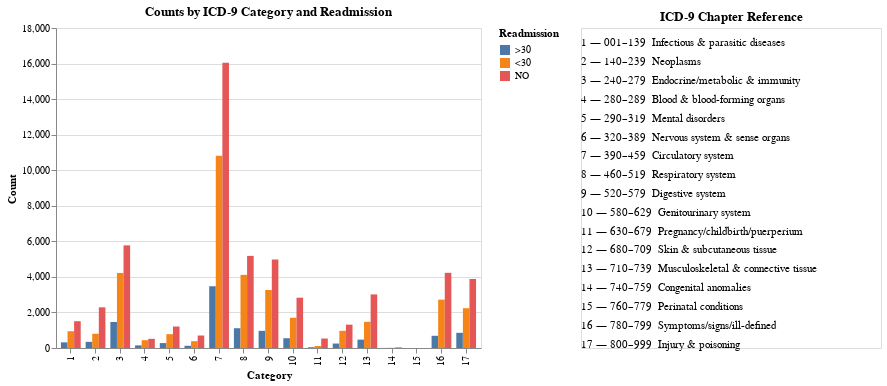

Notebook code cell kept with this figure:
### Markdown cell above
### Exploration

### Code cell
import pandas as pd
import altair as alt

CATEGORY_COL = "diag_1_chapter"   # your categorical x (e.g., ICD-9 chapter 1..17)
VALUE_COL    = "readmitted" # the single numeric variable to bucket
# ------------------------------------------
chapter_order = list(range(1, 18))

# 1) Build buckets: 1 (<30), 2 (>=30), 3 (none)
map_dict = {"<30": 1, ">30": 2, "NO": 3}
df["_bucket"] = df[VALUE_COL].map(map_dict)


agg = (df.groupby([CATEGORY_COL, "_bucket"])
         .size()
         .reset_index(name="count")
         .rename(columns={CATEGORY_COL: "category", "_bucket": "bucket"}))

agg = (df.groupby([CATEGORY_COL, "_bucket"])
         .size()
         .reset_index(name="count")
         .rename(columns={CATEGORY_COL: "category", "_bucket": "bucket"}))


cats = sorted(agg["category"].dropna().unique().tolist())
all_idx = pd.MultiIndex.from_product([cats, [1,2,3]], names=["category","bucket"])
agg = (agg.set_index(["category","bucket"])
          .reindex(all_idx, fill_value=0)
          .reset_index())

agg["category"] = pd.Categorical(agg["category"], categories=cats, ordered=True)
agg["bucket"]   = pd.Categorical(agg["bucket"],   categories=[1,2,3], ordered=True)

chart = (
    alt.Chart(agg, title="Counts by ICD-9 Category and Readmission")
      .transform_calculate(
          bucket_label="datum.bucket == 1 ? '>30' : datum.bucket == 2 ? '<30' : 'NO'"
      )
      .mark_bar()
      .encode(
          x=alt.X("category:N", title="Category"),
          xOffset=alt.XOffset("bucket:N", sort=[1,2,3]),
          y=alt.Y("count:Q", title="Count"),
          color=alt.Color("bucket_label:N", title="Readmission", sort=[">30", "<30", "NO"]),
          tooltip=["category:N", "bucket_label:N", "count:Q"]
      )
      .properties(width=25*len(chapter_order), height=320)

)


icd9_ranges = {
    1:  "001–139  Infectious & parasitic diseases",
    2:  "140–239  Neoplasms",
    3:  "240–279  Endocrine/metabolic & immunity",
    4:  "280–289  Blood & blood-forming organs",
    5:  "290–319  Mental disorders",
    6:  "320–389  Nervous system & sense organs",
    7:  "390–459  Circulatory system",
    8:  "460–519  Respiratory system",
    9:  "520–579  Digestive system",
    10: "580–629  Genitourinary system",
    11: "630–679  Pregnancy/childbirth/puerperium",
    12: "680–709  Skin & subcutaneous tissue",
    13: "710–739  Musculoskeletal & connective tissue",
    14: "740–759  Congenital anomalies",
    15: "760–779  Perinatal conditions",
    16: "780–799  Symptoms/signs/ill-defined",
    17: "800–999  Injury & poisoning",
}

legend_df = pd.DataFrame({
    "chapter": chapter_order,
    "label": [f"{c} — {icd9_ranges[c]}" for c in chapter_order]
})

# A neat text panel; you can tweak width to fit your layout
side_labels = (
    alt.Chart(legend_df)
      .mark_text(align="left", baseline="top")
      .encode(
        x=alt.value(0),
          y=alt.Y("chapter:O", sort=chapter_order, axis=None),  # one line per chapter
          text="label:N"
      )
      .properties(width=300, height=320, title="ICD-9 Chapter Reference")
)
# --- COMBINE: your chart + the side reference (colors unchanged) ---
final_chart = alt.hconcat(chart, side_labels).resolve_legend(color="independent")
final_chart

### Figure 1 — Vega-Lite specification as saved in the notebook (floating-point values rounded to 4 significant figures)
{"config": {"view": {"continuousWidth": 300, "continuousHeight": 300}}, "hconcat": [{"data": {"name": "data-98668aa8158563f87b64e8d8f5f2d450"}, "mark": {"type": "bar"}, "encoding": {"color": {"field": "bucket_label", "sort": [">30", "<30", "NO"], "title": "Readmission", "type": "nominal"}, "tooltip": [{"field": "category", "type": "nominal"}, {"field": "bucket_label", "type": "nominal"}, {"field": "count", "type": "quantitative"}], "x": {"field": "category", "title": "Category", "type": "nominal"}, "xOffset": {"field": "bucket", "sort": [1, 2, 3], "type": "nominal"}, "y": {"field": "count", "title": "Count", "type": "quantitative"}}, "height": 320, "title": "Counts by ICD-9 Category and Readmission", "transform": [{"calculate": "datum.bucket == 1 ? '>30' : datum.bucket == 2 ? '<30' : 'NO'", "as": "bucket_label"}], "width": 425}, {"data": {"name": "data-22538f2638418409ec4fcd55e64b9738"}, "mark": {"type": "text", "align": "left", "baseline": "top"}, "encoding": {"text": {"field": "label", "type": "nominal"}, "x": {"value": 0}, "y": {"axis": null, "field": "chapter", "sort": [1, 2, 3, 4, 5, 6, 7, 8, 9, 10, 11, 12, 13, 14, 15, 16, 17], "type": "ordinal"}}, "height": 320, "title": "ICD-9 Chapter Reference", "width": 300}], "resolve": {"legend": {"color": "independent"}}, "$schema": "https://vega.github.io/schema/vega-lite/v5.20.1.json", "datasets": {"data-98668aa8158563f87b64e8d8f5f2d450": [{"category": 1, "bucket": 1, "count": 317}, {"category": 1, "bucket": 2, "count": 944}, {"category": 1, "bucket": 3, "count": 1507}, {"category": 2, "bucket": 1, "count": 346}, {"category": 2, "bucket": 2, "count": 800}, {"category": 2, "bucket": 3, "count": 2287}, {"category": 3, "bucket": 1, "count": 1465}, {"category": 3, "bucket": 2, "count": 4222}, {"category": 3, "bucket": 3, "count": 5772}, {"category": 4, "bucket": 1, "count": 148}, {"category": 4, "bucket": 2, "count": 439}, {"category": 4, "bucket": 3, "count": 516}, {"category": 5, "bucket": 1, "count": 276}, {"category": 5, "bucket": 2, "count": 778}, {"category": 5, "bucket": 3, "count": 1208}, {"category": 6, "bucket": 1, "count": 125}, {"category": 6, "bucket": 2, "count": 384}, {"category": 6, "bucket": 3, "count": 702}, {"category": 7, "bucket": 1, "count": 3474}, {"category": 7, "bucket": 2, "count": 10816}, {"category": 7, "bucket": 3, "count": 16046}, {"category": 8, "bucket": 1, "count": 1112}, {"category": 8, "bucket": 2, "count": 4114}, {"category": 8, "bucket": 3, "count": 5181}, {"category": 9, "bucket": 1, "count": 966}, {"category": 9, "bucket": 2, "count": 3263}, {"category": 9, "bucket": 3, "count": 4979}, {"category": 10, "bucket": 1, "count": 549}, {"category": 10, "bucket": 2, "count": 1700}, {"category": 10, "bucket": 3, "count": 2829}, {"category": 11, "bucket": 1, "count": 42}, {"category": 11, "bucket": 2, "count": 113}, {"category": 11, "bucket": 3, "count": 532}, {"category": 12, "bucket": 1, "count": 250}, {"category": 12, "bucket": 2, "count": 967}, {"category": 12, "bucket": 3, "count": 1313}, {"category": 13, "bucket": 1, "count": 471}, {"category": 13, "bucket": 2, "count": 1471}, {"category": 13, "bucket": 3, "count": 3015}, {"category": 14, "bucket": 1, "count": 4}, {"category": 14, "bucket": 2, "count": 12}, {"category": 14, "bucket": 3, "count": 35}, {"category": 15, "bucket": 1, "count": 0}, {"category": 15, "bucket": 2, "count": 0}, {"category": 15, "bucket": 3, "count": 0}, {"category": 16, "bucket": 1, "count": 687}, {"category": 16, "bucket": 2, "count": 2720}, {"category": 16, "bucket": 3, "count": 4229}, {"category": 17, "bucket": 1, "count": 854}, {"category": 17, "bucket": 2, "count": 2237}, {"category": 17, "bucket": 3, "count": 3883}], "data-22538f2638418409ec4fcd55e64b9738": [{"chapter": 1, "label": "1 — 001–139  Infectious & parasitic diseases"}, {"chapter": 2, "label": "2 — 140–239  Neoplasms"}, {"chapter": 3, "label": "3 — 240–279  Endocrine/metabolic & immunity"}, {"chapter": 4, "label": "4 — 280–289  Blood & blood-forming organs"}, {"chapter": 5, "label": "5 — 290–319  Mental disorders"}, {"chapter": 6, "label": "6 — 320–389  Nervous system & sense organs"}, {"chapter": 7, "label": "7 — 390–459  Circulatory system"}, {"chapter": 8, "label": "8 — 460–519  Respiratory system"}, {"chapter": 9, "label": "9 — 520–579  Digestive system"}, {"chapter": 10, "label": "10 — 580–629  Genitourinary system"}, {"chapter": 11, "label": "11 — 630–679  Pregnancy/childbirth/puerperium"}, {"chapter": 12, "label": "12 — 680–709  Skin & subcutaneous tissue"}, {"chapter": 13, "label": "13 — 710–739  Musculoskeletal & connective tissue"}, {"chapter": 14, "label": "14 — 740–759  Congenital anomalies"}, {"chapter": 15, "label": "15 — 760–779  Perinatal conditions"}, {"chapter": 16, "label": "16 — 780–799  Symptoms/signs/ill-defined"}, {"chapter": 17, "label": "17 — 800–999  Injury & poisoning"}]}}
